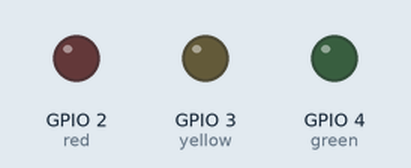
The program below on a simulated Raspberry Pi (BCM pin numbers). Shown: output pins drawn as LEDs (lit = HIGH).

Above: at 5.0 s.
At 10.5 s:
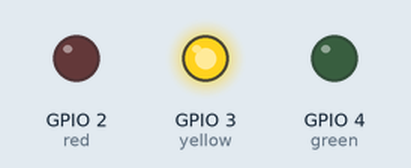
At 16.0 s:
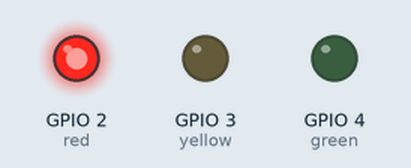
At 21.5 s:
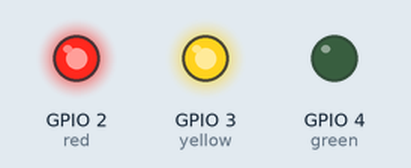
Timing chart, 0 to 28.6 s (numbered marks = the images above):
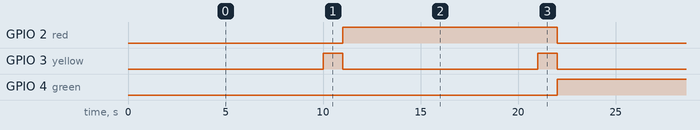

Measured:
- by itself, GPIO 2 (red): alternates HIGH for 11.0 s and LOW for 11.0 s
- by itself, GPIO 3 (yellow): alternates HIGH for 1.0 s and LOW for 10.0 s
- by itself, GPIO 4 (green): alternates HIGH for 10.0 s and LOW for 12.0 s

The program:

Traffic_Light.py
```python
# Traffic light system....

from gpiozero import LED
from time import sleep

red = LED(2)
yellow = LED(3)
green = LED(4)

green.off()
yellow.off()
red.off()

while True:
              sleep(10)
              green.off()
              yellow.on()
              sleep(1)
              yellow.off()
              red.on()
              sleep(10)
              yellow.on()
              sleep(1)
              green.on()
              yellow.off()
              red.off()
```
